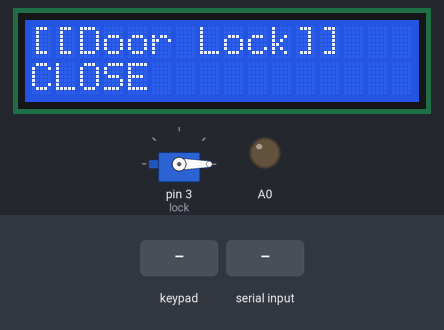
The sketch below on a simulated Arduino Uno, built with avr-gcc and run on an emulated ATmega328P. Shown: 16×2 character LCD, servo, output pins drawn as LEDs (lit = HIGH). Dashed ring = blinking. Inputs (shaded band) come from the test bench.

Above: at 1.2 s.
1.3 s: key '*' pressed
At 2.45 s:
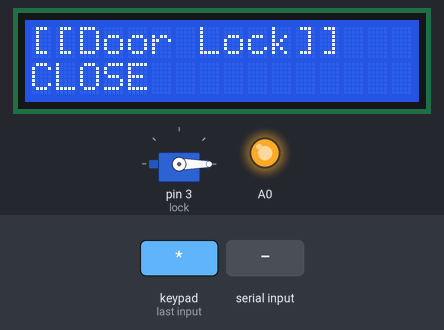
4.3 s: keypad keys 1 2 3 4 * pressed 0.4 s apart
At 7.4 s:
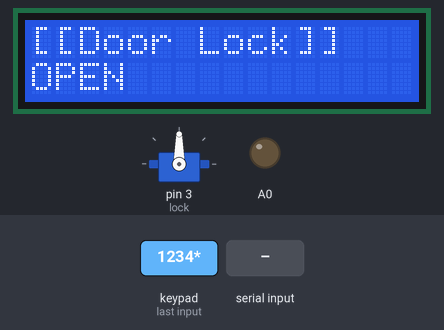
7.8 s: "*" received over the second serial link
At 8.85 s:
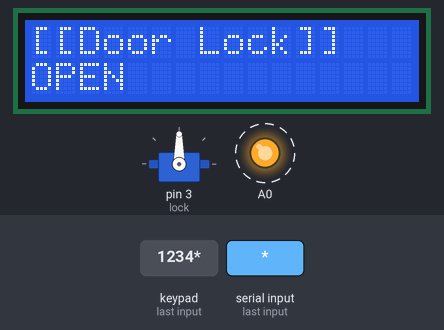
10.8 s: "1" received over the second serial link
At 11.85 s:
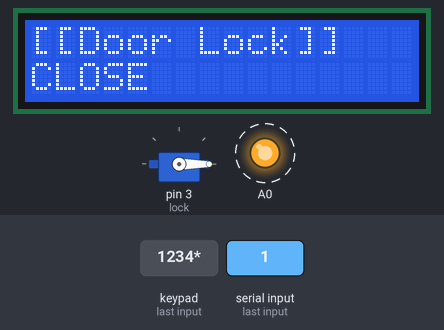
13.8 s: "0" received over the second serial link
At 16.9 s:
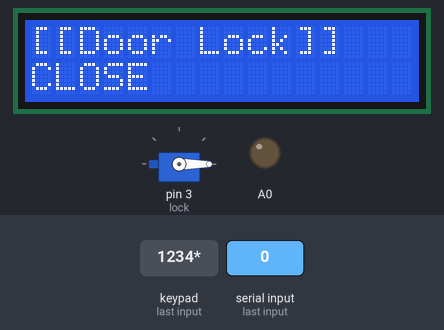
Timing chart, 0 to 17.8 s (numbered marks = the images above; inputs shaded):
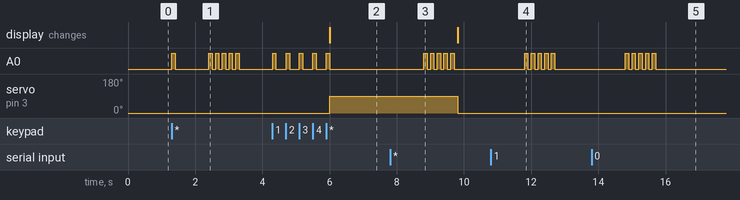

Measured:
- after the input at 1.3 s, A0: goes HIGH 0.10 s, LOW 1.0 s, 4 × (HIGH 0.10 s, LOW 0.10 s), HIGH 0.10 s, then LOW, starting at once
- after the input at 4.3 s, A0: alternates HIGH for 0.10 s and LOW for 0.30 s, 10 changes in all, then stays LOW, starting at once; servo on pin 3 (lock): 0° → 90° after 1.7 s; the display: changes after 1.7 s (image 2)
- after the input at 7.8 s, A0: alternates HIGH for 0.10 s and LOW for 0.10 s, 10 changes in all, then stays LOW, starting after 1.0 s; servo on pin 3 (lock): 90° → 0° after 2.0 s instead of 1.2 s
- after the input at 10.8 s, A0: alternates HIGH for 0.10 s and LOW for 0.10 s, 10 changes in all, then stays LOW, starting after 1.0 s
- after the input at 13.8 s, A0: alternates HIGH for 0.10 s and LOW for 0.10 s, 10 changes in all, then stays LOW, starting after 1.0 s

The sketch:

keypad01_.ino
```cpp
#include <BtMiniCom.h>
#include <Keypad.h>
#include <Led.h>
#include <Servo.h>

void receive_msg(String);

BtMiniCom com(13, 12, receive_msg);
Servo lock;

const byte ROWS = 4;    // 행(rows) 개수
const byte COLS = 4;    // 열(columns) 개수
char keys[ROWS][COLS] = {
  {'1','2','3','A'},
  {'4','5','6','B'},
  {'7','8','9','C'},
  {'*','0','#','D'}
};

byte rowPins[ROWS] = {7, 6, 5, 4};      // R1, R2, R3, R4 단자가 연결된 핀 번호
byte colPins[COLS] = {8, 9, 10, 11};    // C1, C2, C3, C4 단자가 연결된 핀 번호

const int _OPEN = 90;
const int _CLOSE = 0;

Keypad keypad(makeKeymap(keys), rowPins, colPins, ROWS, COLS);
String input = "";
String password = "1234";

Led led(A0);

int state = _CLOSE;

void receive_msg(String msg) {
  input = msg;
  check();
}


void setup() {
  com.init();
  com.print(0, "[[Door Lock]]");
  com.print(1, "CLOSE");
  lock.attach(3);
  lock.write(_CLOSE);
}


void open() {
  lock.write(_OPEN);
  com.print(1, "OPEN");
  state = _OPEN;
}

void close() {
  lock.write(_CLOSE);
  com.print(1, "CLOSE");
  state = _CLOSE;
}

void beep() {
  led.on();
  delay(100);
  led.off();
}

void longBeep() {
  delay(1000);
  for(int i=0; i<5; i++) {
    beep();
    delay(100);
  }
}


// *을 입력받았을 때 true
// (*을 포함하지 않는 문자열은 전역변수 input에 저장)
// 나머지 경우 false 리턴
boolean getLine() {
  char key = keypad.getKey();
  if (key) {
    beep(); // 효과음 출력
    if(key == '*') {
      return true;
    }
    input += key;
  }
  return false;
}

void check() {
  if(input == password) { // 문을 개방
    open();
    SimpleTimer &timer = com.getTimer();
    timer.setTimeout(3000, close);
  } else { // 경보 출력
    longBeep();
  }
  input = "";
}

void loop() {
  boolean result =  getLine();
  if(result) {
    check();
  }
  com.run();
}
```
